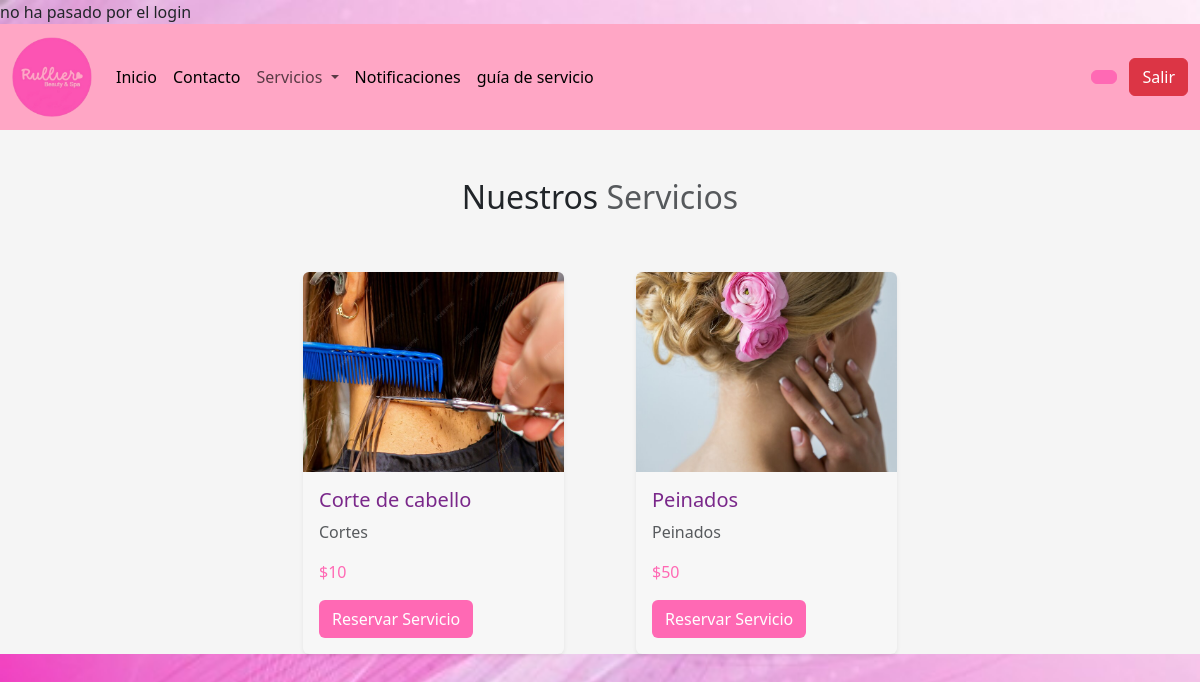
The app's page /clientes/servicios/peluqueria/index.php with its own data.
### tables this page shows
CREATE TABLE `services` (
  `id` int(11) NOT NULL,
  `nombre` varchar(45) NOT NULL,
  `categoria` varchar(45) NOT NULL,
  `descripcion` text DEFAULT NULL,
  `precio` float DEFAULT NULL,
  `imagen` text DEFAULT NULL,
  `fecha_creacion` timestamp NULL DEFAULT current_timestamp(),
  `fecha_actualizacion` timestamp NULL DEFAULT current_timestamp() ON UPDATE current_timestamp()
);

### app/config.php (called while the page is built, shortened)
<?php
    $URL = "http://localhost/spa";
?>

### clientes/servicios/peluqueria/index.php (the view, shortened to what this page needs)
<?php
include '../../../app/config.php';
$sql = "SELECT * FROM services where categoria = 'peluquera' ";
$query = $pdo->prepare($sql);
$query->execute();
$servicios = $query->fetchAll(PDO::FETCH_ASSOC);
?>
<?php include '../../layout/cabecera.php';?>
<?php include '../../layout/nav.php';?>
<section style="background-color: #f5f5f5;" class="servicios pt-5">
    <div class="container">
        <div class="row">
        <div class="col-md-12">
            <h2 class="text-center">Nuestros <span class=" opacity-75">Servicios</span></h2>
        </div>
        </div>
<div class="row mt-5 d-flex justify-content-center align-items-start gap-5">
    <?php
    foreach ($servicios as $servicio) {
    ?>
    <div class="col-md-4 col-lg-3 col-sm-6">
        <div class="card border-0 shadow-sm" style="background-color: #f7f7f7;">
            <img src="<?php echo $URL; ?>/public/images/servicios/<?php echo $servicio["imagen"]; ?>" alt="ad" class="img-fluid rounded-top" style="height: 200px; object-fit: cover;">
            <div class="card-body">
                <h5 class="card-title text-purple" style="color: #7a288a;"><?php echo $servicio['nombre']; ?></h5>
                <p class="text-muted"><?php echo $servicio['descripcion']; ?></p>
                <p class="card-text text-pink" style="color: #ff69b4;"><?php echo '$' . $servicio['precio']; ?></p>
                <a href="calendario.php?id_servicio=<?php echo $servicio['id']; ?>&categoria=masajista" class="btn btn-pink" style="background-color: #ff69b4; color: #ffffff;">Reservar Servicio</a>
            </div>
        </div>
    </div>
    <?php
    }
    ?>
</div>
    </div>
</section>

### clientes/layout/nav.php (style rules this page uses)
body { background-image: url('fondo.jpg'); background-repeat: no-repeat; background-size: 100% 100%; background-position: center; background-attachment: fixed; }

### records on screen
services: imagen (picture), nombre "Corte de cabello", descripcion "Cortes", precio "10"
services: imagen (picture), nombre "Peinados", descripcion "Peinados", precio "50"
